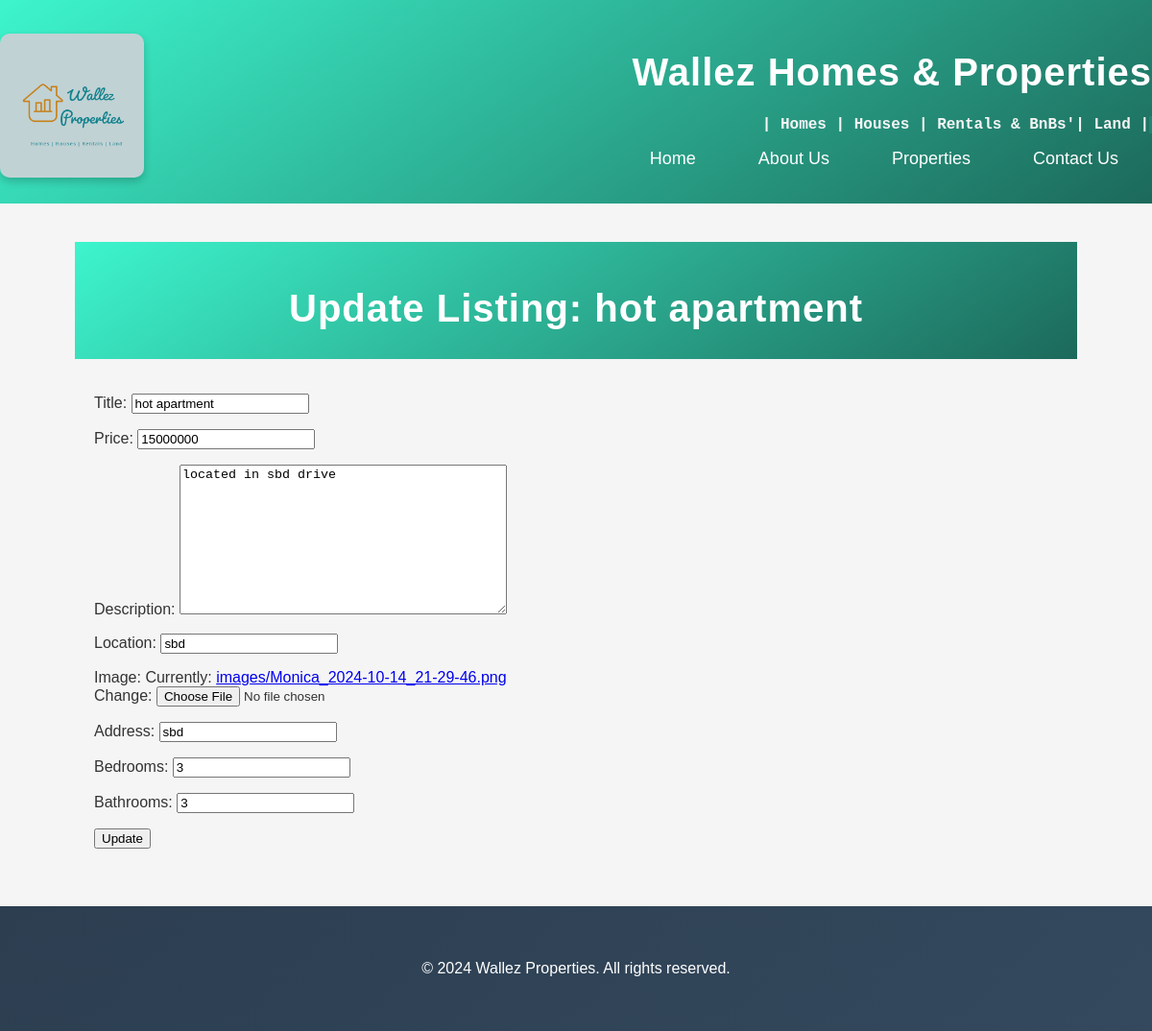
Page /listing/update/4/ on the committed database.
### property/models.py (models this page shows, shortened)
class Listings(models.Model):
    title = models.CharField(max_length=255)
    price = models.IntegerField()
    description = models.TextField()
    location = models.CharField(max_length=255)
    image = models.ImageField(upload_to='images/')
    address = models.CharField(max_length=255)
    bedrooms = models.IntegerField()
    bathrooms = models.IntegerField()

### property/views.py (the view)
# urls.py: path('listing/update/<int:pk>/', views.listing_update, name='listing_update'),  # Update an existing listing
def listing_update(request, pk):
    listing = get_object_or_404(Listings, id=pk)
    if request.method == 'POST':
        form = ListingForm(request.POST, instance=listing)
        if form.is_valid():
            form.save()
            return redirect('home')
    else:
        form = ListingForm(instance=listing)
    context = {"form": form, "listing": listing}
    return render(request, 'listing_update.html', context)

### property/forms.py
class ListingForm(ModelForm):
    class Meta:
        model = Listings
        fields = '__all__'  # Include all fields from the model

### property/templates/listing_update.html (shortened to what this page needs)
{% extends 'base.html' %}
{% load static %}
{% block content %}
<!DOCTYPE html>
<html lang="en">
<head>
    <link rel="stylesheet" href="{% static 'base.css' %}">
</head>
<body>
    <header class="header">
        <h1 class="header-title">Update Listing: {{ listing.title }}</h1>
    </header>
    <main class="main-content">
        <form method="post" enctype="multipart/form-data">
            {{ form.as_p }}
            <button type="submit">Update</button>
        </form>
    </main>
</body>
</html>
{% endblock %}

### property/static/base.css (style rules this page uses)
body { font-family: 'Arial', sans-serif; }
.header { background: linear-gradient(145deg, #3df5cd, #1c695a); color: #fff; padding: 20px 0; }
.header-title { animation-name: slideInRight; animation-duration: 1s; animation-timing-function: ease-in; animation-delay: 0s; animation-fill-mode: forwards; animation-iteration-count: 1; animation-direction: normal; font-size: 40px; margin-bottom: 10px; letter-spacing: 1px; transition: transform 0.5s; }

### property/static/contact.css (style rules this page uses)
body { font-family: 'Open Sans', sans-serif; margin: 0; padding: 0; background-color: #f5f5f5; color: #333; }

### property/static/home.css (style rules this page uses)
body { font-family: 'Open Sans', sans-serif; margin: 0; padding: 0; color: #333; background-color: #f4f4f4; }
.main-content { max-width: 1200px; margin: 0 auto; padding: 20px; }

### property/static/about.css (style rules this page uses)
body { font-family: 'Open Sans', sans-serif; margin: 0; padding: 0; background-color: #f5f5f5; color: #333; }

### property/static/details.css (style rules this page uses)
.header { background: linear-gradient(145deg, #3df5cd, #1c695a); color: white; padding: 20px; text-align: center; }
.header-title { font-size: 2.5em; font-weight: bold; }

### rows in the picture
Listings: title "hot apartment", price "15000000", description "located in sbd drive", location "sbd", address "sbd", bedrooms "3", bathrooms "3"
